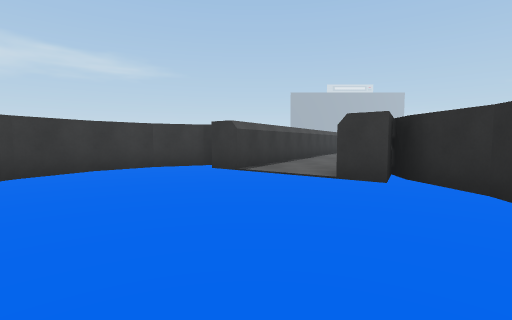
View 1 (above)

14 first-person views from a walk through a scene from a Unity 3-D project. The camera is 1.2 m above the floor, tilts 4° down and sees 85° across. The floor is counted in squares, 2 m on a side. Each view is taken from the middle of a square. On the plan, view 1 faces up. The plan holds only what a view shows up to about 9 squares ahead; the rest is blank. The place goes on beyond the plan. The player is left out.

View 2
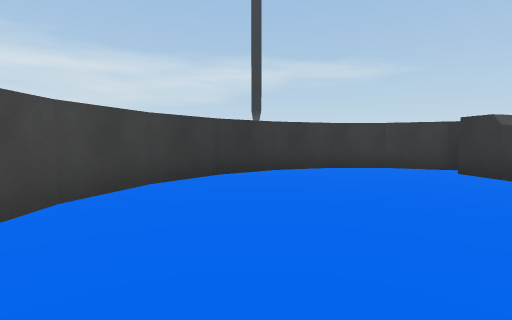

View 3
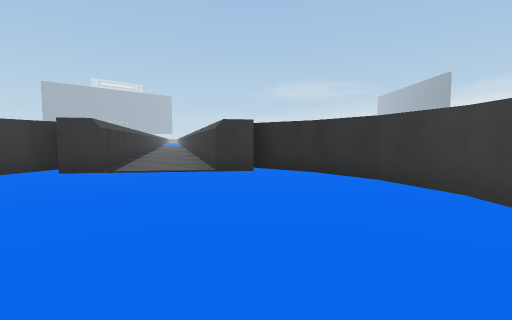

View 4
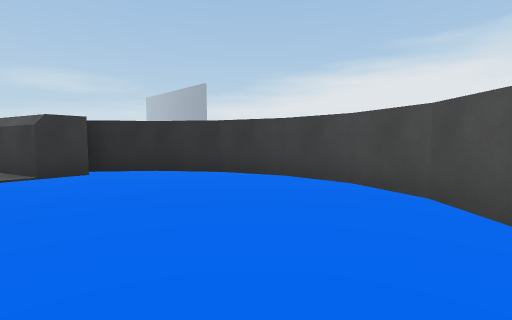

View 5
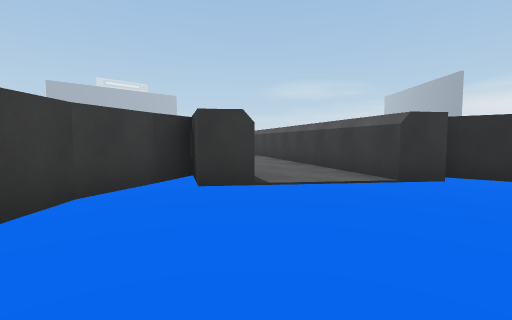

View 6
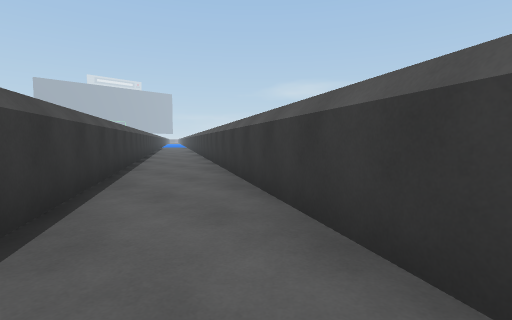

View 7
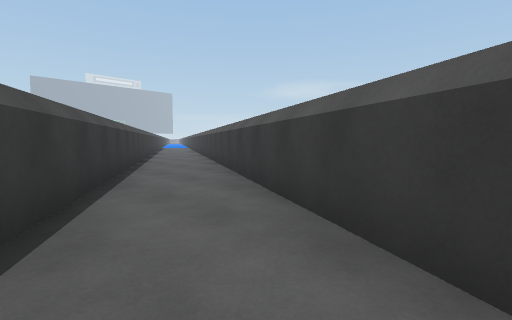

View 8
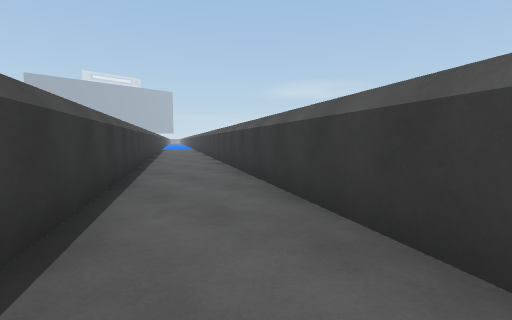

View 9
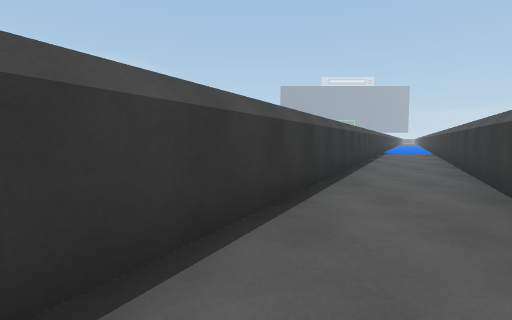

View 10
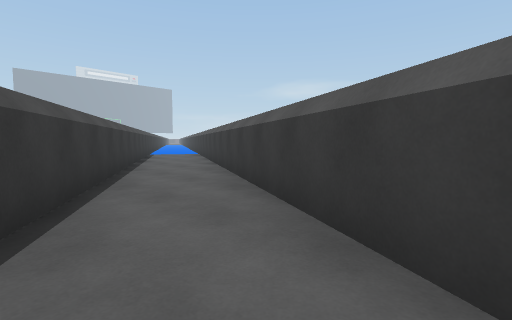

View 11
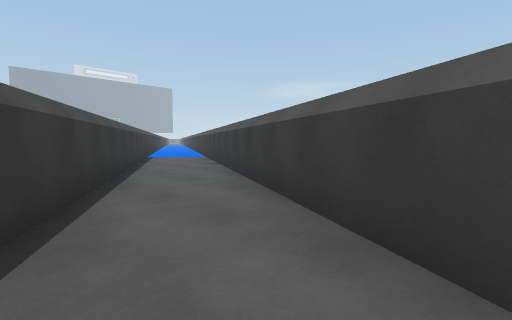

View 12
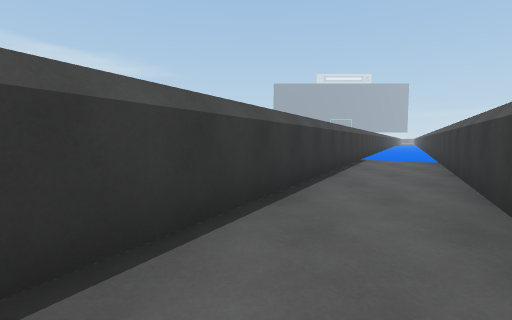

View 13
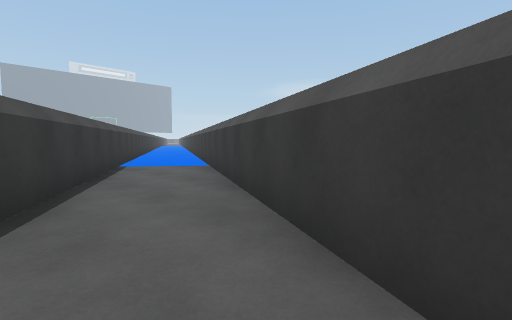

View 14
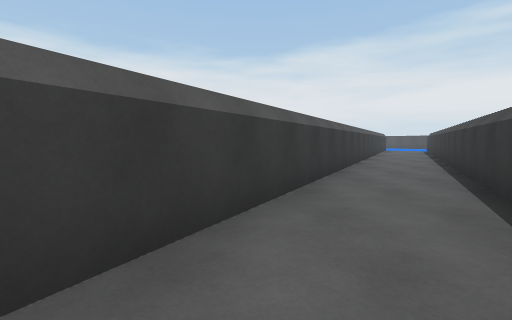

### Floor plan
Ten units are one square. View 1 is at (0, 0); x grows to the right and y downward. Boxes are objects, and circles mark ways between rooms. Rooms are numbered by the first view taken in them; rooms with no view inside come last. Other rooms are left out.
<svg viewBox="-44 -280 188 293">
<path fill="none" stroke="#000" d="M-4 -56 -10 -61M-39 -31 -37 -17 -32 -5 -27 -1M19 -39 13 -44 18 -53M25 -29 23 -44M23 -42 24 -49M-11 8 -1 8 9 3 18 -5 23 -17 25 -31M-4 -71 -23 -63 -32 -54 -37 -43 -39 -29M31 -120 -4 -56M18 -53 50 -112M42 -139 31 -120M50 -112 61 -131M91 -229 42 -139M61 -131 109 -221M116 -275 102 -249M120 -240 139 -275"/>
<circle cx="10" cy="-60" r="3" fill="#2a7"/>
<circle cx="40" cy="-120" r="3" fill="#2a7"/>
<circle cx="50" cy="-140" r="3" fill="#2a7"/>
<text x="-10" y="-30">1</text>
<text x="20" y="-90">2</text>
<text x="40" y="-130">3</text>
<text x="80" y="-180">4</text>
<text x="120" y="-260">5</text>
</svg>
Room 1 opens to room 2. Room 2 opens to room 3. Room 3 opens to room 4.

Where each view was taken, in squares from view 1:
view 1: 0 up, 0 right, facing up
view 2: 0 up, 0 right, facing up-left
view 3: 0 up, 2 left, facing up-right
view 4: 1 up, 3 left, facing right
view 5: 3 up, 3 left, facing up-right
view 6: 6 up, 1 right, facing up-right
view 7: 8 up, 2 right, facing up-right
view 8: 12 up, 4 right, facing up-right
view 9: 15 up, 6 right, facing up
view 10: 17 up, 7 right, facing up-right
view 11: 19 up, 8 right, facing up-right
view 12: 20 up, 9 right, facing up
view 13: 22 up, 10 right, facing up-right
view 14: 21 up, 9 right, facing down
